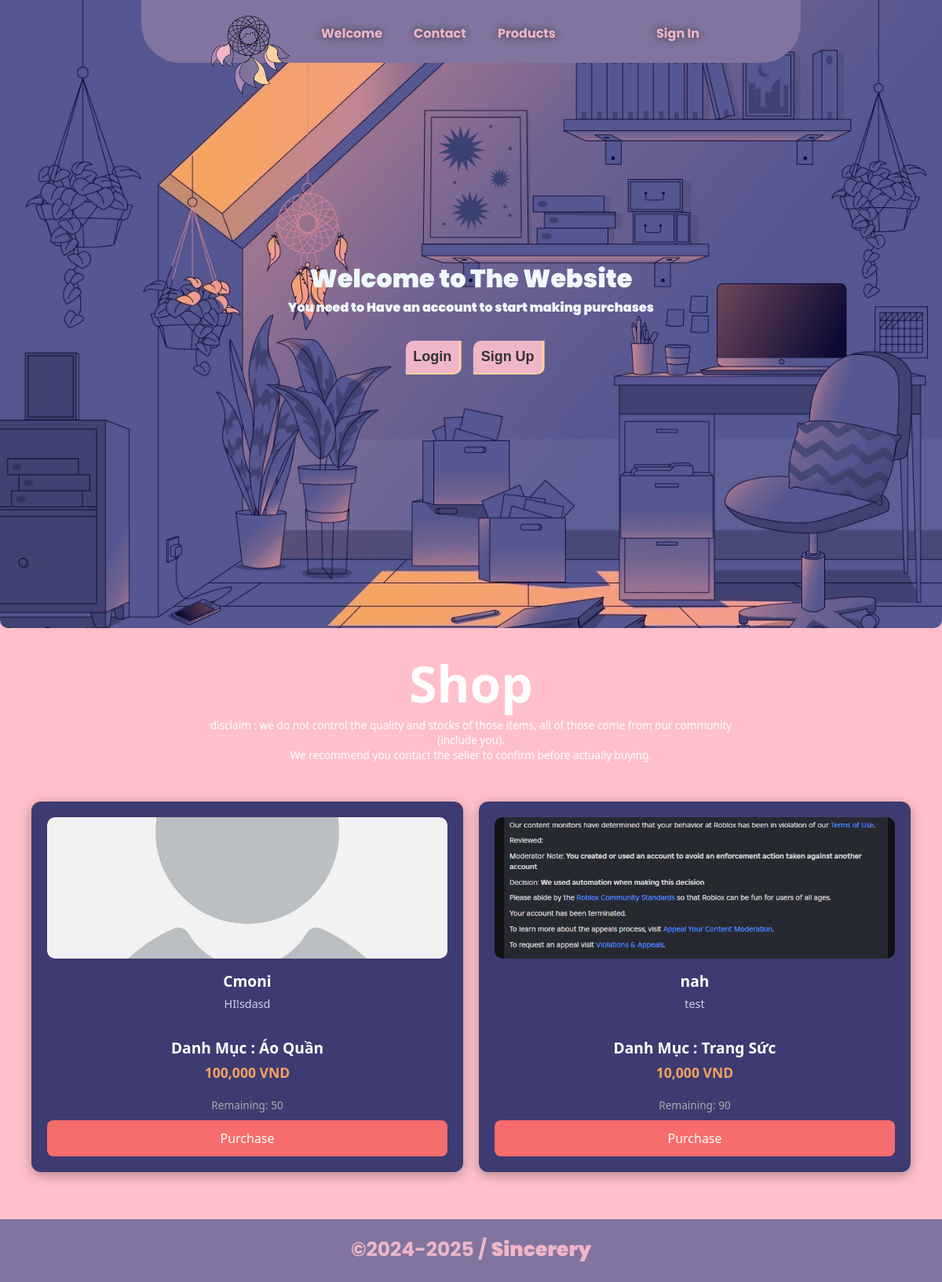
The page / on the database its author committed.
### tables this page shows
CREATE TABLE `products` (
  `ID` int(3) NOT NULL,
  `Creators` int(255) NOT NULL,
  `Name` varchar(255) NOT NULL,
  `Description` varchar(2000) NOT NULL,
  `Categories` varchar(255) NOT NULL,
  `Price` int(11) NOT NULL,
  `Stocks` int(11) NOT NULL,
  `Picture` varchar(255) NOT NULL,
  `Visibility` tinyint(1) NOT NULL,
  `Created_at` timestamp NOT NULL DEFAULT current_timestamp() ON UPDATE current_timestamp()
);

### index.php (the view, shortened to what this page needs)
<?php
require('./includes/Header.php');
$sql = "SELECT ID, Name, Description, Price, Stocks, Picture, Categories FROM products WHERE Visibility = 1";
$result = $conn->query($sql);
?>
<div style="position: relative;">
		   <img src="images/6876899.jpg" style="z-index:-1;border-radius: 0px 0px 10px 10px;object-fit: cover;" height='800hv' width='100%' max-width='100%' max-height='100%' id="target-section" />
		   <div class="Content" style="text-align:center;position: absolute;top: 50%;left: 50%;transform: translate(-50%, -50%);">
			<?php if (!isset($_COOKIE["Login-Status"]) || $_COOKIE["Login-Status"] != "1"): ?>
			<h1>Welcome to The Website</h1>
			<p>You need to Have an account to start making purchases</p>
         <button style="border: #000 solid 0px; background-color: #00000000;">
            <div class="interest" onclick="window.location.href='login.php'">Login</div>
         </button>
         <button style="border: #000 solid 0px; background-color: #00000000;">
            <div class="interest" onclick="window.location.href='register.php'">Sign Up</div>
         </button>
      <?php else: ?>
		<h1>Welcome back! <a style="color:red"><?php echo $username ?></a></h1>
		<p>Thanks You for put your trust into us.</p>
      <?php endif; ?>
		</div>
	</div>
	<div class="shop-section" style="background-color:pink;margin-top:-20px">
  <div class="shop-header">
    <h1>Shop</h1>
    <p style="font-size: 0.85rem; color: white; font-weight: 500; max-width: 700px; margin: 0 auto;">
      disclaim : we do not control the quality and stocks of those items, all of those come from our community (include you).
      <br> We recommend you contact the seller to confirm before actually buying.
    </p>
  </div>
  <?php if ($result && $result->num_rows > 0): ?>
    <div class="product-grid">
      <?php while($row = $result->fetch_assoc()):
        $defaultImage = 'images/Unknown_person.jpg';
        $pictureFilename = basename($row['Picture']);
        $imagePath = 'images/' . $pictureFilename;
        $serverPath = __DIR__ . '/' . $imagePath;
        $image = (file_exists($serverPath) && !empty($pictureFilename)) ? $imagePath : $defaultImage;
      ?>
        <div class="product-card">
          <img src="<?php echo htmlspecialchars($image); ?>" alt="<?php echo htmlspecialchars($row['Name']); ?>" />
          <div class="product-name"><?php echo htmlspecialchars($row['Name']); ?></div>
          <div class="product-description"><?php echo htmlspecialchars($row['Description']); ?></div>
          <div class="product-name">Danh Mục : <?php echo htmlspecialchars($row['Categories']); ?></div>
          <div class="product-price"><?php echo number_format($row['Price']); ?> VND</div>
          <div class="product-stocks">Remaining: <?php echo htmlspecialchars($row['Stocks']); ?></div>
          <a class="buy-btn" href="Products.php?id=<?php echo urlencode($row['ID']); ?>">Purchase</a>
        </div>
      <?php endwhile; ?>
    </div>
  <?php else: ?>
    <p style="margin-top: 30px; color: white;">No products available.</p>
  <?php endif; ?>
</div>
<?php require('./includes/Footer.php')?>

### style/FPstyle.css (style rules this page uses)
:root { --primary-color: #8174a0; --Secondary-color: #a888b5; --Third-color: #efb6c8; --Fourth-color: #ffd2a0; --Text-color: ; --Invis: rgba(255, 255, 255, 0); }
* { padding: 0; margin: 0; box-sizing: border-box; }
body { font-family: "Poppins", sans-serif; height: 100vh; background-image: linear-gradient(80deg,var(--Secondary-color) 15%, var(--Fourth-color) 80%, var(--Third-color) 5%); overflow: visible; -webkit-user-select: none; -khtml-user-select: none; -moz-user-select: none; -ms-user-select: none; -o-user-select: none; user-select: none; }
.interest { background-color: var(--Third-color); margin-left: 10px; padding: 10px; border: none solid 2px; border-right: var(--Fourth-color) solid 3px; border-bottom: #ffd2a0 solid 2px; border-radius: 10px 0px 10px 0px; font-weight: bolder; font-size: large; color: #333333; }
.Content { text-align:center; position: absolute; top: 50%; left: 50%; transform: translate(-50%, -50%); }
.Content h1,p { font-weight: 1000; color: aliceblue; }
.Content p { font-weight: 1000; margin-bottom: 30px; }
.shop-section { background-color: #2e2c5b; color: #ffffff; padding: 40px 20px; font-family: 'Segoe UI', sans-serif; text-align: center; }
.shop-header { font-size: 2rem; margin-bottom: 30px; }
.product-card { background-color: #3d3b71; border-radius: 12px; box-shadow: 0 4px 15px rgba(0, 0, 0, 0.3); padding: 20px; display: flex; flex-direction: column; align-items: center; }
.product-card img { width: 100%; border-radius: 10px; margin-bottom: 15px; object-fit: cover; max-height: 180px; }
.product-name { font-size: 1.2rem; margin-bottom: 6px; font-weight: 600; }
.product-description { font-size: 0.9rem; color: #cfcfe8; margin-bottom: 12px; min-height: 40px; }
.product-price { color: #f4a261; font-weight: bold; margin-bottom: 20px; font-size: 1.1rem; }
.buy-btn { background-color: #f76c6c; border: none; color: white; padding: 12px 20px; border-radius: 8px; font-size: 1rem; cursor: pointer; transition: background-color 0.3s ease; text-decoration: none; display: inline-block; width: 100%; text-align: center; }
.product-grid { display: grid; grid-template-columns: repeat(auto-fit, minmax(220px, 1fr)); gap: 20px; padding: 20px; max-width: 1200px; margin: 0 auto; }
.product-stocks { font-size: 0.85rem; color: #aaa; margin-bottom: 10px; }

### rows shown on the page
products: shows a picture, Name "Cmoni", Description "HI!sdasd", Categories "Áo Quần", Price "100,000", Stocks "50"
products: Picture (picture), Name "nah", Description "test", Categories "Trang Sức", Price "10,000", Stocks "90"

### other values the page prints
$error["username2"] "Sign In"
